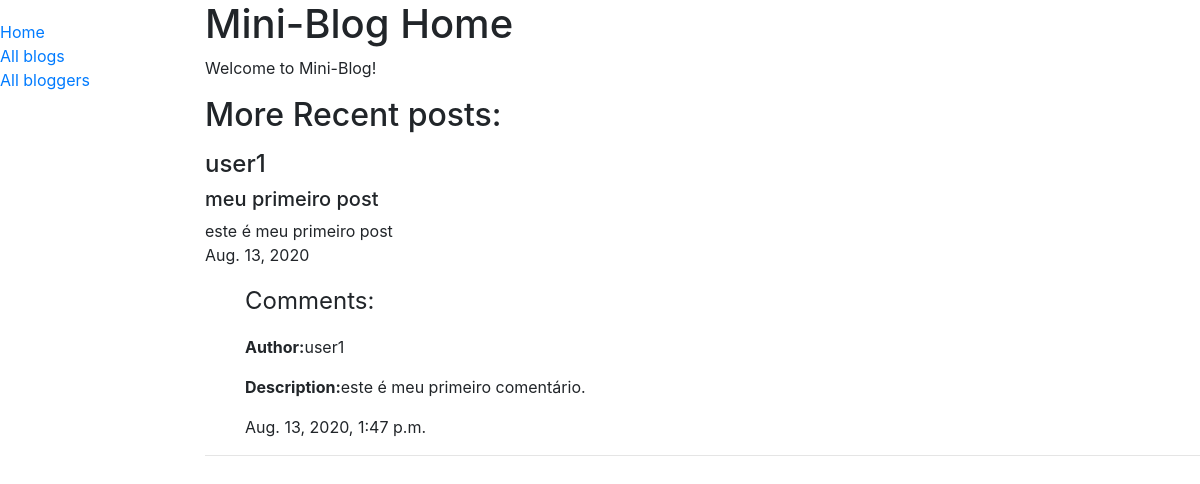
/blog/, run on an earlier commit of the app's database.
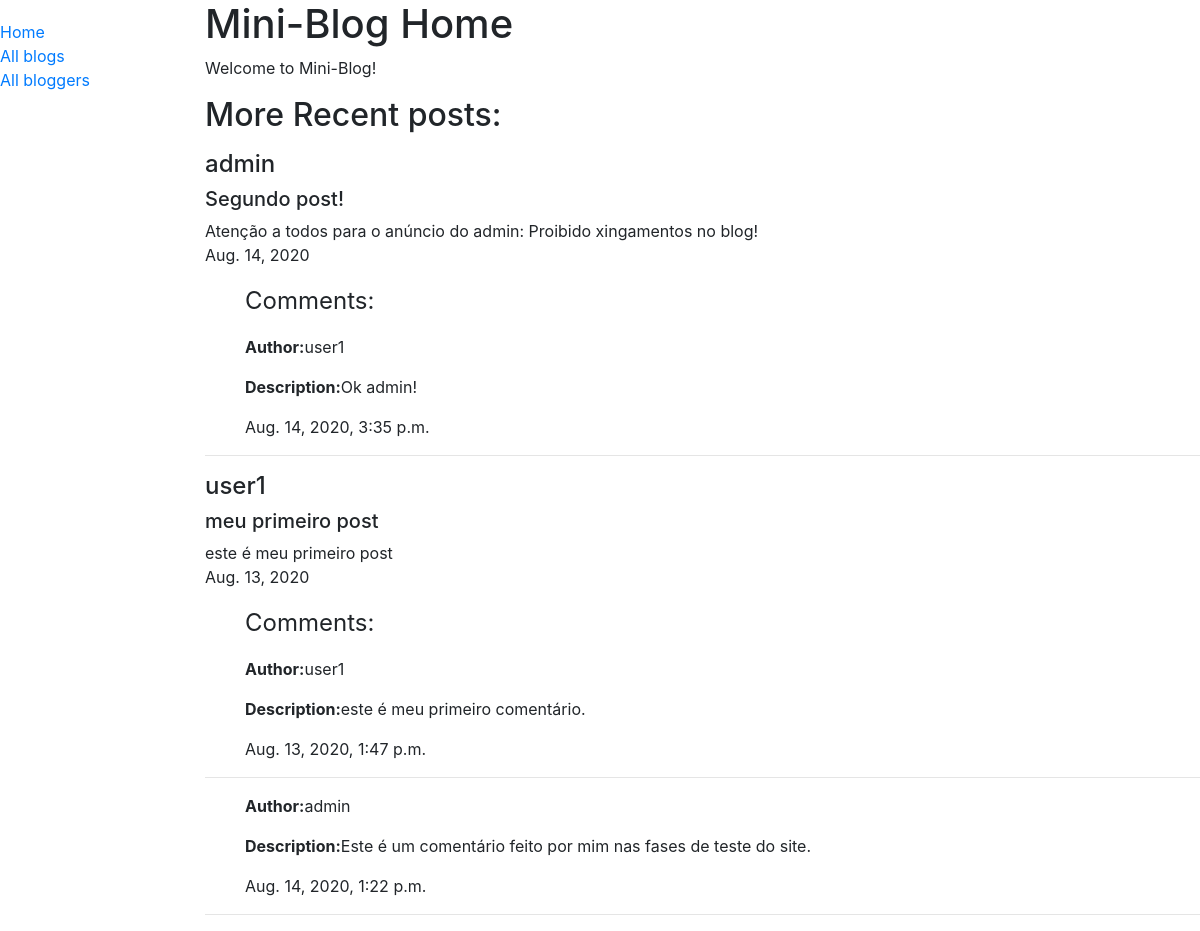
And on a later commit of the database.
### blog/models.py (models this page shows, shortened)
class Blogpost(models.Model):
    title = models.CharField(max_length=200, help_text='Enter a post title')
    date = models.DateField(auto_now_add=True)
    description = models.TextField(max_length=1000, help_text='Enter a description for the post')
    author = models.ForeignKey('Author', on_delete=models.SET_NULL, null=True)
    class Meta:
        ordering = ['date']

class Author(models.Model):
    username = models.ForeignKey(User, on_delete=models.SET_NULL, null=True, blank=True)
    bio = models.TextField(max_length=1000, help_text='Enter the biography for the user')
    def __str__(self):
        return str(self.username)

class Comments(models.Model):
    description = models.TextField(max_length=300, help_text='Enter a comment to the post')
    date_time = models.DateTimeField(auto_now_add=True)
    blog_post = models.ForeignKey(Blogpost, on_delete=models.SET_NULL, null=True)
    author = models.ForeignKey(Author, on_delete=models.SET_NULL, null=True)
    class Meta:
        ordering = ['date_time']

### blog/views.py (the view)
# urls.py: path('', views.index, name='index')
def index(request):
    posts = Blogpost.objects.filter().order_by('-date')
    context = {
        'posts': posts,
    }
    return render(request, 'index.html', context=context)

### blog/templates/index.html (shortened to what this page needs)
{% extends "base_generic.html" %}
{% block content %}
    <h1>Mini-Blog Home</h1>
    <p>Welcome to Mini-Blog!</p>
    <p><h2>More Recent posts:</h2></p>
    {% for post in posts %}
        <h4>{{ post.author }}</h4>
        <h5>{{ post.title }}</h5>
        {{ post.description }}
        <p>{{ post.date }}</p>
        <ul><font size="5">Comments:</font></ul>
        {% for comments in post.comments_set.all %}
        <ul><strong>Author:</strong>{{ comments.author }}</ul>
        <ul><strong>Description:</strong>{{ comments.description }}</ul>
        <ul>{{ comments.date_time }}</ul>
        <hr>
        {% endfor %}
    {% endfor %}
{% endblock %}

### blog/templates/base_generic.html (shortened to what this page needs)
<!DOCTYPE html>
<html lang="en">
<head>
    <link rel="stylesheet" href="https://stackpath.bootstrapcdn.com/bootstrap/4.1.3/css/bootstrap.min.css">
    {% load static %}
    <link rel="stylesheet" href="{% static 'css/styles.css' %}">
</head>
<body>
    <div class="row">
        <div class="col-sm-2">
        {% block sidebar %}
            <ul class="sidebar-nav">
                <li><a href="{% url 'index' %}">Home</a></li>
                <li><a href="">All blogs</a></li>
                <li><a href="">All bloggers</a></li>
            </ul>
        {% endblock %}
        </div>
        <div class="col-sm-10">{% block content %}{% endblock %}</div>
    </div>
</body>
</html>

### blog/static/styles.css (style rules this page uses)
.sidebar-nav { margin-top: 20px; padding: 0; list-style: none; }

What changed in the data, as far as the page shows it:
added Blogpost: author "admin", title "Segundo post!", description "Atenção a todos para o anúncio do admin: Proibido xingamentos no blog!", date "Aug. 14, 2020"
added Comments: author "user1", description "Ok admin!", date_time "Aug. 14, 2020, 3:35 p.m.", shown under "admin"
added Comments: author "admin", description "Este é um comentário feito por mim nas fases de teste do site.", date_time "Aug. 14, 2020, 1:22 p.m.", shown under Blogpost "meu primeiro post"
